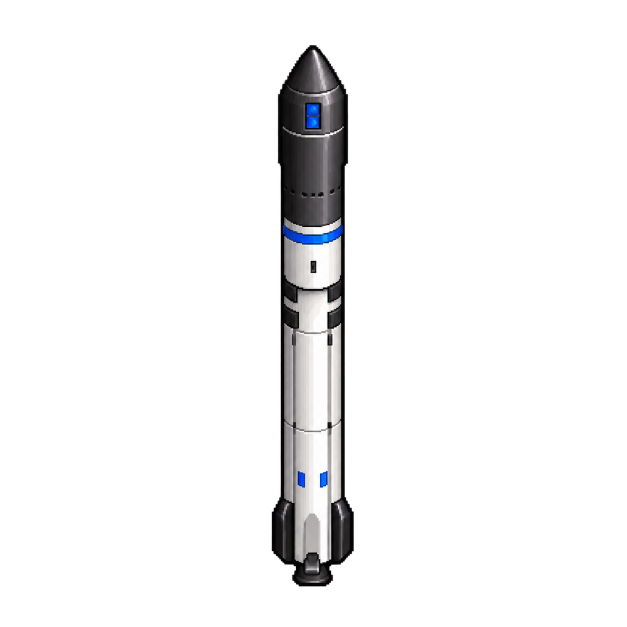
#> input picture mods/newgrf/future_logistics/art/originals/rocket_idle.png, 1254 x 1254 px (shown at 1/2 size)
$ python make_sprites.py
#> lines starting #> are read from the running program, lines starting #| are printed output that depends on the picture
#!/usr/bin/env python3
# GPL-2.0-only. Makes the Starship NewGRF's game sprites from the handoff art. Needs Pillow.
#
#   python3 tools/make_sprites.py
#
# Rocket: the opaque core of each rocket image is cropped and scaled to game size. A rocket stands
# upright, so the same sprite serves all eight directions. Besides the parked rocket there are three
# flame frames for flight and three of flame and exhaust plume for launch and landing, drawn as the
# helicopter's rotor so the game animates them while the engine runs.
# Launch pad: the empty spaceport image is scaled to a 4x4 tile footprint and cut into one piece per
# tile of the launch site's layout. Every pixel goes to exactly one tile, and each piece is its tile's
# ground sprite (with concrete where the art does not reach), so nothing is drawn over anything else
# and the pieces rebuild the image whatever order the tiles are drawn in. In OpenTTD's view a tile's x axis runs down and to the left
# and its y axis down and to the right.
import json
import random
from pathlib import Path

from PIL import Image, ImageDraw, ImageFilter

HERE = Path(__file__).resolve().parent.parent
ART = HERE.parent / "future_logistics" / "art" / "originals"
GFX = HERE / "gfx"

ROCKET_HEIGHT = 44  # Rocket body height at normal zoom, in pixels.
TILE_W, TILE_H = 64, 32  # A tile's ground diamond at normal zoom.
PAD_TILES = 4  # The art's footprint, in tiles each way.
# The launch site's layout, in tiles along x and y, and where the art's footprint starts in it. The offset puts
# the art's launch mount (measured in game: 0.6 and 11.9 sixteenths of a tile off the footprint's middle) at
# (44, 38.5) sixteenths, between the country airport's helicopter take-off (44, 37) and landing (44, 40) spots.
# The art's back edge then reaches a quarter of a tile past the layout's north-east side.
LAYOUT_TILES = (5, 4)
ART_OFFSET = (0.71, -0.24)
ROTOR_Z_OFFSET = 5  # A helicopter's rotor is drawn this many pixels above its body (aircraft.h).


def opaque_crop(image, threshold=200, alpha_floor=60):
    """Crop to the solid part of an image and drop faint glow below alpha_floor."""
    alpha = image.getchannel("A")
    box = alpha.point(lambda a: 255 if a > threshold else 0).getbbox()
    cropped = image.crop(box)
    r, g, b, a = cropped.split()
    a = a.point(lambda v: 0 if v < alpha_floor else v)
    return Image.merge("RGBA", (r, g, b, a)), box


def drop_fringe(image, floor=24):
    """Clear the near-transparent fringe that resizing leaves around an image."""
    r, g, b, a = image.split()
    return Image.merge("RGBA", (r, g, b, a.point(lambda v: 0 if v < floor else v)))


def body_width(core):
    """Median width of the solid part of the rocket's upper half, which is all body."""
    alpha = core.getchannel("A")
    widths = []
    for y in range(core.height // 8, core.height // 2):
        row = [x for x in range(core.width) if alpha.getpixel((x, y)) > 200]
        if row:
            widths.append(row[-1] - row[0] + 1)
    return sorted(widths)[len(widths) // 2]


def flame_start(core):
    """Row where the powered rocket's flame starts: the first row from the top that is mostly orange."""
    pixels = core.load()
    for y in range(core.height // 2, core.height):
        warm = sum(1 for x in range(core.width) if pixels[x, y][3] > 200 and pixels[x, y][0] > 200 and pixels[x, y][2] < 120)
        solid = sum(1 for x in range(core.width) if pixels[x, y][3] > 200)
        if solid and warm * 2 > solid:
            return y
    return core.height * 9 // 10


def save_rocket(info, name, sprite, zoom, base):
    """Save one rocket frame; base is the row of the rocket's foot, which sits on the vehicle's position."""
    sprite.save(GFX / f"{name}_{zoom}x.png")
    info[f"{name}_{zoom}x"] = {"width": sprite.width, "height": sprite.height, "xrel": -(sprite.width // 2), "yrel": -base}


def plume(width, height, frame, zoom):
    """An exhaust plume: soft grey puffs spreading below the flame. Different for each frame."""
    image = Image.new("RGBA", (width, height))
    draw = ImageDraw.Draw(image)
    rng = random.Random(frame)
    for _ in range(14):
        y = rng.uniform(0.15, 0.95) * height
        spread = (y / height) * width * 0.45
        x = width / 2 + rng.uniform(-spread, spread)
        r = rng.uniform(1.5, 3.5) * zoom * (0.6 + y / height)
        shade = rng.randint(190, 240)
        draw.ellipse((x - r, y - r * 0.7, x + r, y + r * 0.7), fill=(shade, shade, shade, rng.randint(150, 220)))
    return image.filter(ImageFilter.GaussianBlur(0.6 * zoom))


def rocket_sprites(info):
    idle = Image.open(ART / "rocket_idle.png").convert("RGBA")
#> idle is the input picture: PIL image 1254x1254 RGBA; mean R, G, B, A 10.5, 10.5, 10.9, 22
    powered = Image.open(ART / "rocket_powered.png").convert("RGBA")
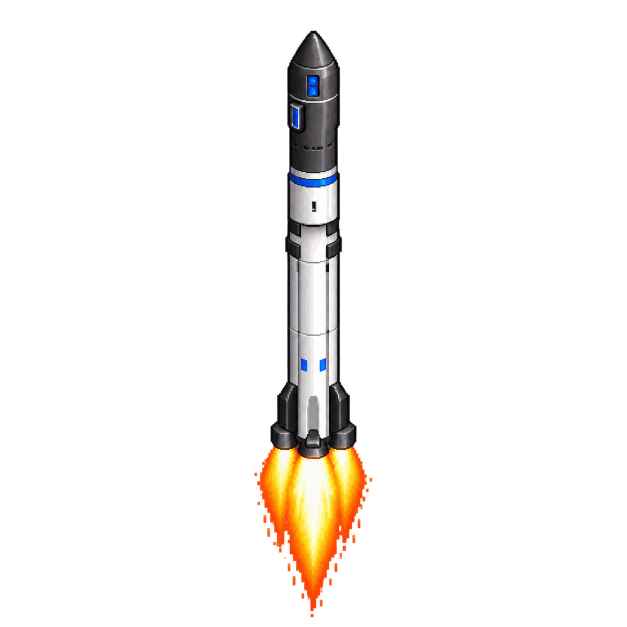
#> input picture mods/newgrf/future_logistics/art/originals/rocket_powered.png, 1254 x 1254 px (shown at 1/2 size)
#> powered is the input picture: PIL image 1254x1254 RGBA; mean R, G, B, A 15.1, 11.9, 9.2, 21.2
    idle_core, idle_box = opaque_crop(idle)
#> in opaque_crop, `box = alpha.point(lambda a: 255 if a > threshold else 0).getbbox()`: box = (544, 91, 707, 1172)
#> in opaque_crop, `r, g, b, a = cropped.split()`:
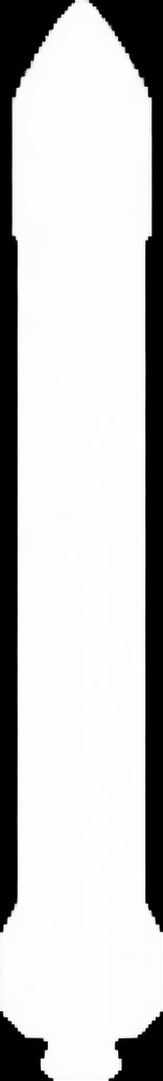
#> a: PIL image 163x1081 L; min 0, max 255, mean 195.9
#> idle_box = (544, 91, 707, 1172)
    powered_core, powered_box = opaque_crop(powered)
#> call 2 of opaque_crop, with threshold = 200, alpha_floor = 60
#> in opaque_crop (call 2), `alpha = image.getchannel("A")`:
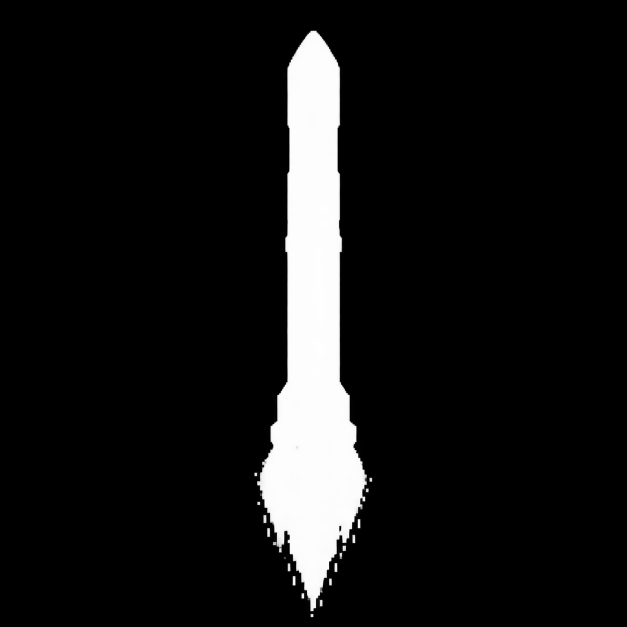
#> alpha: PIL image 1254x1254 L (shown at 1/2 size); min 0, max 255, mean 21.2
#> in opaque_crop (call 2), `box = alpha.point(lambda a: 255 if a > threshold else 0).getbbox()`: box = (510, 62, 743, 1234)
#> in opaque_crop (call 2), `r, g, b, a = cropped.split()`:
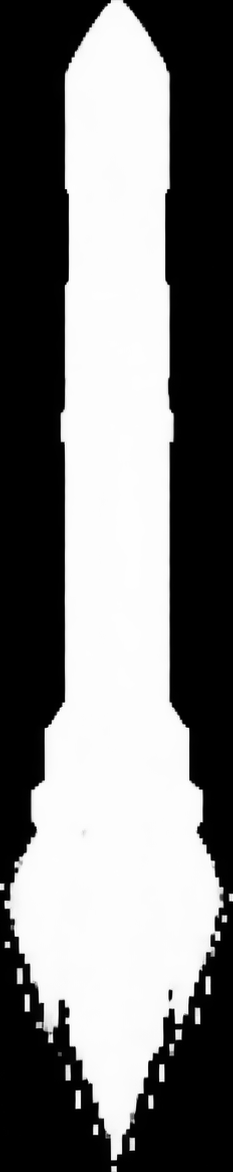
#> a: PIL image 233x1172 L; min 0, max 255, mean 122.2
#> powered_box = (510, 62, 743, 1234)
    # The two images are drawn at different scales, so each gets its own: the idle rocket is scaled to
    # ROCKET_HEIGHT, and the powered one so its body is as wide as the idle rocket's.
    scale = ROCKET_HEIGHT / idle_core.height
#> scale = 0.0407
    powered_scale = scale * body_width(idle_core) / body_width(powered_core)
#> after the loop in body_width, `for y in range(core.height // 8, core.height // 2):`: widths = 405 values, max 138 at index 0, min 127 at index 105, mean 129.8
#> powered_scale = 0.0497
    for zoom in (1, 2):
        w = max(2, round(idle_core.width * scale * zoom))
        h = max(2, round(idle_core.height * scale * zoom))
        # The body: the rocket's foot is two pixels (at normal zoom) below the vehicle's position.
        save_rocket(info, "rocket_idle", drop_fringe(idle_core.resize((w, h), Image.LANCZOS)), zoom, h - 2 * zoom)
        pw = max(2, round(powered_core.width * powered_scale * zoom))
        ph = max(2, round(powered_core.height * powered_scale * zoom))
        lit = drop_fringe(powered_core.resize((pw, ph), Image.LANCZOS))
        flame = lit.crop((0, round(flame_start(powered_core) * powered_scale * zoom), pw, ph))
        # The flame is drawn as the helicopter's rotor, which the game draws ROTOR_Z_OFFSET above the body and
        # animates while the engine runs. Its top meets the rocket's foot, overlapping it by a pixel.
        top = (ROTOR_Z_OFFSET + 2 - 1) * zoom
        flames, plumes = [], []
        for frame, stretch in enumerate((0.8, 1.0, 1.25)):
            fh = max(1, round(flame.height * stretch))
            stretched = flame.resize((pw, fh), Image.LANCZOS)
            # Flight: the flame alone, flickering by changing length.
            flames.append((stretched, -(pw // 2), top))
            # Launch and landing: the flame over a spreading exhaust plume.
            cloud_w, cloud_h = 26 * zoom, 18 * zoom
            sprite = plume(cloud_w, fh + cloud_h, frame, zoom)
            sprite.alpha_composite(stretched, ((cloud_w - pw) // 2, 0))
            plumes.append((sprite, -(cloud_w // 2), top))
        save_rotor_strip(info, "flame", flames, zoom)
        save_rotor_strip(info, "plume", plumes, zoom)
#> this loop made 2 passes
#> (pw, ph) on passes 1 to 2: (12, 58), (23, 117)


def save_rotor_strip(info, name, frames, zoom):
    """Save rotor frames side by side: a blank sprite for the stopped rotor (position 0), then one per turning position."""
    blank = (Image.new("RGBA", (1, 1)), 0, 0)
    frames = [blank] + frames
    strip = Image.new("RGBA", (sum(f[0].width + 1 for f in frames), max(f[0].height for f in frames)))
    boxes, x = [], 0
    for image, xrel, yrel in frames:
        strip.alpha_composite(image, (x, 0))
        boxes.append([x, 0, image.width, image.height, xrel, yrel])
        x += image.width + 1
    strip.save(GFX / f"{name}_strip_{zoom}x.png")
    info[f"{name}_strip_{zoom}x"] = boxes


CONCRETE = (126, 126, 122, 255)  # Fill for the parts of the layout the art does not reach.


def pad_tiles(info):
    art = Image.open(ART / "spaceport_empty.webp").convert("RGBA")
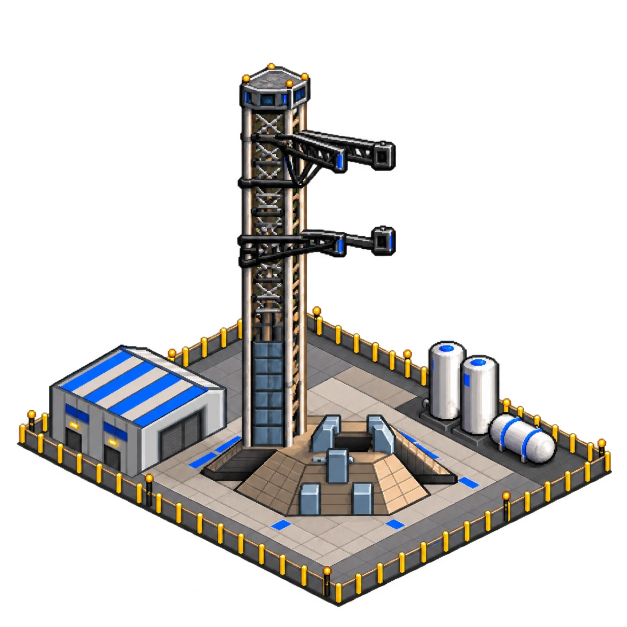
#> input picture mods/newgrf/future_logistics/art/originals/spaceport_empty.webp, 1254 x 1254 px (shown at 1/2 size)
#> art is the input picture: PIL image 1254x1254 RGBA; mean R, G, B, A 38.9, 36.8, 35.1, 78.6
    art = art.crop(art.getchannel("A").getbbox())
#> art: PIL image 1240x1231 RGBA
    for zoom in (1, 2):
        tw, th = TILE_W * zoom, TILE_H * zoom
        width = tw * PAD_TILES
        height = round(art.height * width / art.width)
        image = drop_fringe(art.resize((width, height), Image.LANCZOS))
        r, g, b, a = image.split()
        image = Image.merge("RGBA", (r, g, b, a.point(lambda v: 255 if v >= 96 else 0)))
        # The art's footprint: its south corner is the image's bottom centre, so its north corner is width / 2 above.
        # The layout's north corner is ART_OFFSET tiles back from that along x (up and to the right on screen)
        # and y (up and to the left), snapped to whole pixels so every piece's offsets are exact.
        art_x, art_y = width / 2, height - th * PAD_TILES
        north_x = round(art_x + (ART_OFFSET[0] - ART_OFFSET[1]) * tw / 2)
        north_y = round(art_y - (ART_OFFSET[0] + ART_OFFSET[1]) * th / 2)
        # A canvas holding both the art and the layout's whole ground, so uncovered ground can be filled.
        lw, lh = LAYOUT_TILES
        left = min(0, north_x - lh * tw // 2)
        top = min(0, north_y)
        right = max(width, north_x + lw * tw // 2)
        bottom = max(height, north_y + (lw + lh) * th // 2)
        canvas = Image.new("RGBA", (right - left, bottom - top))
        canvas.alpha_composite(image, (-left, -top))
        north_x, north_y = north_x - left, north_y - top
        source = canvas.load()
        tiles = [(x, y) for x in range(lw) for y in range(lh)]
        pieces = {key: Image.new("RGBA", canvas.size) for key in tiles}
        targets = {key: piece.load() for key, piece in pieces.items()}
        for py in range(canvas.height):
            for px in range(canvas.width):
                # Ground position the pixel would have if it lay on the ground, in tiles from the layout's north corner.
                # u runs down and to the right (the y axis), v down and to the left (the x axis).
                sx, sy = (px + 0.5 - north_x) / (tw / 2), (py + 0.5 - north_y) / (th / 2)
                u, v = (sy + sx) / 2, (sy - sx) / 2
                on_ground = 0 <= v < lw and 0 <= u < lh
                if source[px, py][3] == 0 and not on_ground:
                    continue
                tx = min(lw - 1, max(0, int(v // 1)))
                ty = min(lh - 1, max(0, int(u // 1)))
                # Each piece is its tile's ground sprite: the art where there is art, concrete on the rest of the tile.
                targets[(tx, ty)][px, py] = source[px, py] if source[px, py][3] else CONCRETE
        for (x, y), piece in pieces.items():
            box = piece.getbbox()
            name = f"pad_{x}_{y}_{zoom}x"
            piece = piece.crop(box)
            piece.save(GFX / f"{name}.png")
            # Offsets from the tile's own north corner, which is (y - x) * tw / 2 across and (x + y) * th / 2 down
            # from the layout's north corner.
            tile_x = north_x + (y - x) * tw // 2
            tile_y = north_y + (x + y) * th // 2
            info[name] = {"width": piece.width, "height": piece.height, "xrel": box[0] - tile_x, "yrel": box[1] - tile_y}
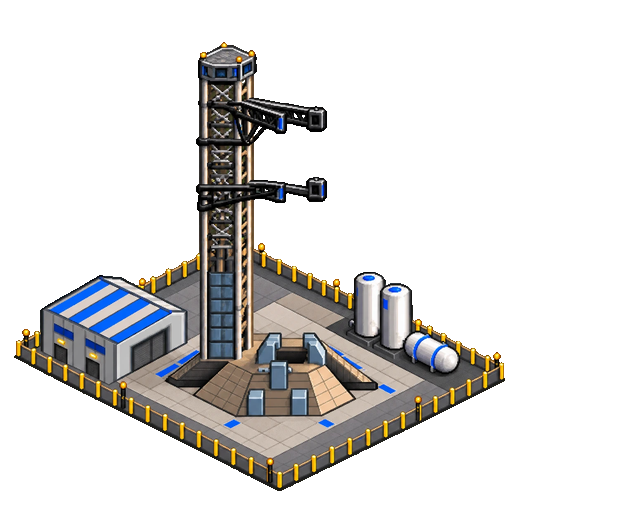
#> canvas: PIL image 637x525 RGBA; mean R, G, B, A 29.6, 28.5, 27.3, 63.8; transparent parts drawn white
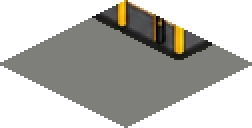
#> piece: PIL image 126x64 RGBA (shown 2 times larger); mean R, G, B, A 60.2, 59, 54.7, 129.5; transparent parts drawn white
#> after the loop, info = 46 items


def main():
    GFX.mkdir(exist_ok=True)
    info = {}
    rocket_sprites(info)
    pad_tiles(info)
    (GFX / "sprites.json").write_text(json.dumps(info, indent=1, sort_keys=True) + "\n")
    print(f"Wrote {len(info)} sprites to {GFX}")


if __name__ == "__main__":
    main()
